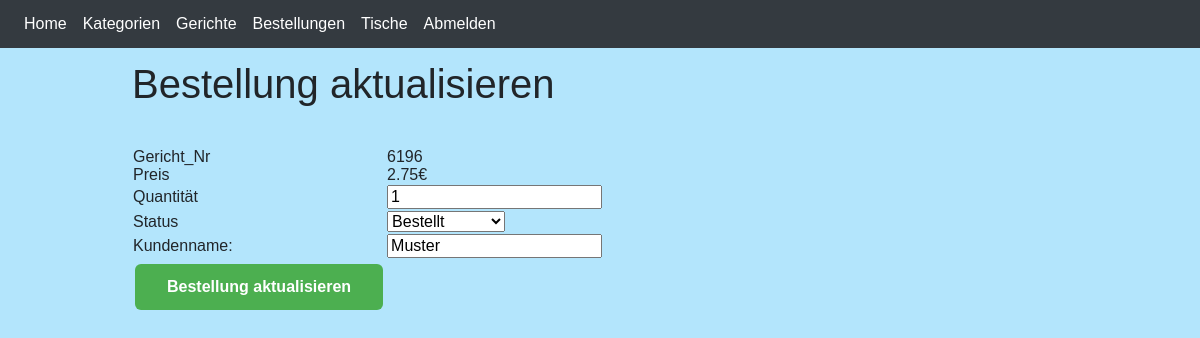
The page /admin/orderUpdate.php?id=100 (signed in) on the database its author committed.
### tables this page shows
CREATE TABLE `ordering` (
                            `id` int(10) NOT NULL,
                            `order_nr` int(11) NOT NULL,
                            `total_price` decimal(10,2) DEFAULT 0.00,
                            `total_qty` int(11) DEFAULT 0,
                            `order_date` datetime NOT NULL,
                            `status` varchar(60) NOT NULL,
                            `user_id` int(11) DEFAULT NULL,
                            `customer_surname` varchar(30) DEFAULT NULL,
                            `customer_forename` varchar(30) DEFAULT NULL,
                            `customer_contact` varchar(20) DEFAULT NULL,
                            `customer_email` varchar(120) DEFAULT NULL,
                            `customer_address` varchar(255) DEFAULT NULL
);

### admin/orderUpdate.php (the view, shortened to what this page needs)
<?php
include('partials/header.php');
?>
<div class="main-content">
    <div class="wrapper">
        <h1>Bestellung aktualisieren</h1>
        <br><br>
        <?php
        if(isset($_GET['id']))
        {
            $id=$_GET['id'];
            $sql = "SELECT * FROM ordering WHERE id=$id";
            $res = mysqli_query($conn, $sql);
            $count = mysqli_num_rows($res);
            if($count==1)
            {
                $row=mysqli_fetch_assoc($res);
                $order_nr = $row['order_nr'];
                $total_price  = $row['total_price'];
                $total_qty = $row['total_qty'];
                $status = $row['status'];
                $customer_surname = $row['customer_surname'];
            }
            else
            {
                header('location:'.URLRACINE.'admin/orderManage.php');
            }
        }
        else
        {
            header('location:'.URLRACINE.'admin/orderManage.php');
        }
        ?>
        <form action="" method="POST">
            <table class="tbl-30">
                <tr>
                    <td>Gericht_Nr</td>
                    <td><b> <?php echo $order_nr; ?> </b></td>
                </tr>
                <tr>
                    <td>Preis</td>
                    <td>
                        <b>  <?php echo $total_price; ?>€</b>
                    </td>
                </tr>
                <tr>
                    <td>Quantität</td>
                    <td>
                        <input type="number" name="total_qty" value="<?php echo $total_qty; ?>">
                    </td>
                </tr>
                <tr>
                    <td>Status</td>
                    <td>
                        <select name="status">
                            <option <?php if($status=="bestellt"){echo "selected";} ?> value="bestellt">Bestellt</option>
                        </select>
                    </td>
                </tr>
                <tr>
                    <td>Kundenname: </td>
                    <td>
                        <input type="text" name="customer_surname" value="<?php echo $customer_surname; ?>">
                    </td>
                </tr>
                <tr>
                    <td clospan="2">
                        <input type="submit" name="submit" value="Bestellung aktualisieren" class="button1">
                    </td>
                </tr>
            </table>
        </form>
    </div>
</div>
<?php include('partials/footer.php'); ?>

### admin/assets/css/admin.css (style rules this page uses)
body, input, textarea, select, option { font-family: "Oswald", Helvetica, sans-serif; font-weight: 100; font-size: 1rem; line-height: 1rem; }
body { background-color: #B3E5FC; }

### admin/assets/css/admin2.css (style rules this page uses)
.wrapper { padding: 1%; width: 80%; margin: 0 auto; }
.button1 { background-color: #4CAF50; border: none; color: white; padding: 15px 32px; text-align: center; text-decoration: none; display: inline-block; font-size: 16px; margin: 4px 2px; cursor: pointer; font-weight: bold; border-radius: 6px; }
.tbl-30 { width: 30%; }

### rows shown on the page
ordering: order_nr "6196", total_price "2.75", total_qty "1", customer_surname "Muster"
